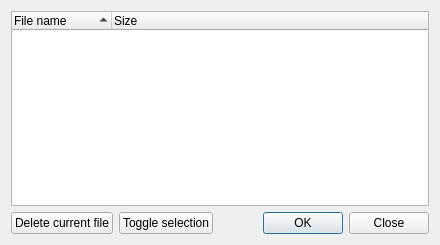
<ui version="4.0" >
 <class>ManageCaptures_UI</class>
 <widget class="QDialog" name="ManageCaptures_UI" >
  <property name="geometry" >
   <rect>
    <x>0</x>
    <y>0</y>
    <width>440</width>
    <height>245</height>
   </rect>
  </property>
  <property name="windowTitle" >
   <string>Captured files</string>
  </property>
  <layout class="QGridLayout" name="gridLayout" >
   <item row="0" column="0" colspan="3" >
    <widget class="QTreeWidget" name="treeWidget" >
     <property name="alternatingRowColors" >
      <bool>true</bool>
     </property>
     <property name="rootIsDecorated" >
      <bool>false</bool>
     </property>
     <property name="itemsExpandable" >
      <bool>false</bool>
     </property>
     <property name="sortingEnabled" >
      <bool>true</bool>
     </property>
     <property name="allColumnsShowFocus" >
      <bool>true</bool>
     </property>
     <column>
      <property name="text" >
       <string>File name</string>
      </property>
     </column>
     <column>
      <property name="text" >
       <string comment="Filesize">Size</string>
      </property>
     </column>
    </widget>
   </item>
   <item row="1" column="0" >
    <widget class="QPushButton" name="deleteButton" >
     <property name="text" >
      <string>Delete current file</string>
     </property>
    </widget>
   </item>
   <item row="1" column="1" >
    <widget class="QPushButton" name="toggleButton" >
     <property name="text" >
      <string>Toggle selection</string>
     </property>
    </widget>
   </item>
   <item row="1" column="2" >
    <widget class="QDialogButtonBox" name="buttonBox" >
     <property name="orientation" >
      <enum>Qt::Horizontal</enum>
     </property>
     <property name="standardButtons" >
      <set>QDialogButtonBox::Close|QDialogButtonBox::Ok</set>
     </property>
    </widget>
   </item>
  </layout>
 </widget>
 <resources/>
 <connections>
  <connection>
   <sender>buttonBox</sender>
   <signal>accepted()</signal>
   <receiver>ManageCaptures_UI</receiver>
   <slot>accept()</slot>
   <hints>
    <hint type="sourcelabel" >
     <x>248</x>
     <y>254</y>
    </hint>
    <hint type="destinationlabel" >
     <x>157</x>
     <y>274</y>
    </hint>
   </hints>
  </connection>
  <connection>
   <sender>buttonBox</sender>
   <signal>rejected()</signal>
   <receiver>ManageCaptures_UI</receiver>
   <slot>reject()</slot>
   <hints>
    <hint type="sourcelabel" >
     <x>316</x>
     <y>260</y>
    </hint>
    <hint type="destinationlabel" >
     <x>286</x>
     <y>274</y>
    </hint>
   </hints>
  </connection>
 </connections>
</ui>
